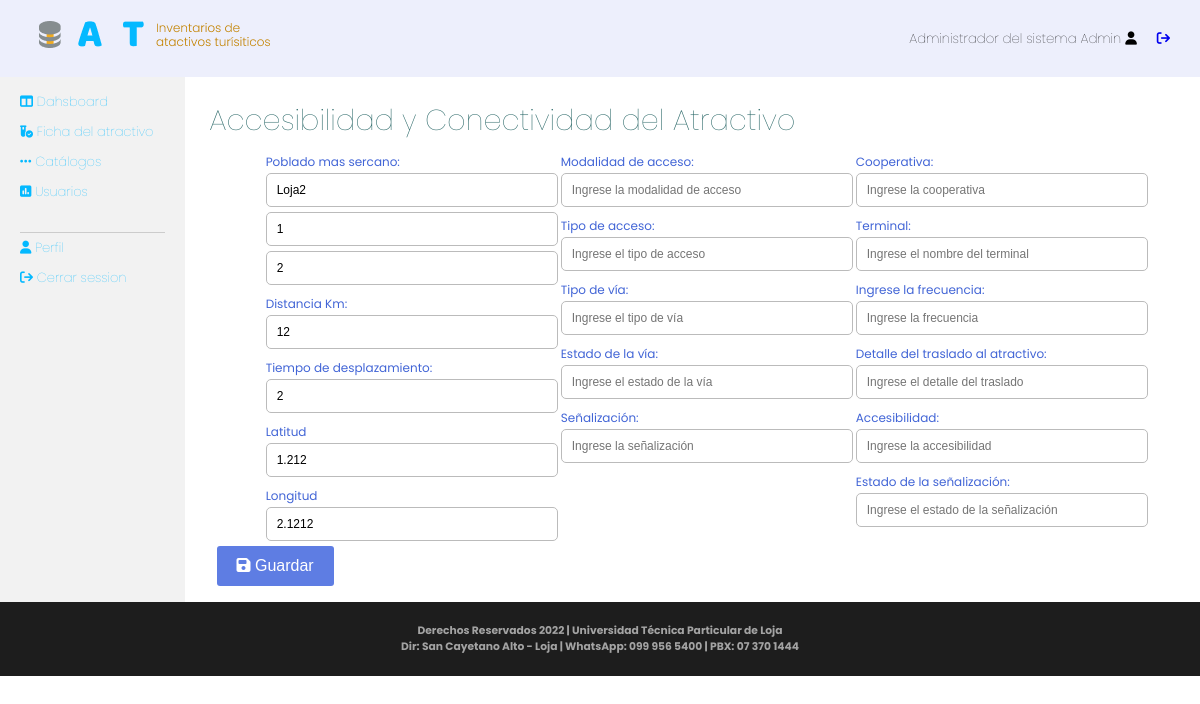
Screenshot of /administrator/views/libraryView.php?action=accessibility_detail&testId=1&idCar=2 (signed in) with the database file from the repository.
### tables this page shows
CREATE TABLE `accesibilidad` (
  `idaccesibilidad` int(11) NOT NULL,
  `poblado` varchar(45) DEFAULT NULL,
  `distancia` varchar(15) DEFAULT NULL,
  `desplazamiento` varchar(15) DEFAULT NULL,
  `latitud` varchar(45) DEFAULT NULL,
  `longitud` varchar(45) DEFAULT NULL,
  `modalidadacceso` varchar(45) DEFAULT NULL,
  `tipoacceso` varchar(45) DEFAULT NULL,
  `tipovia` varchar(150) DEFAULT NULL,
  `estadovia` varchar(45) DEFAULT NULL,
  `cooperativa` varchar(255) DEFAULT NULL,
  `terminal` varchar(255) DEFAULT NULL,
  `frecuencia` varchar(45) DEFAULT NULL,
  `detalletraslado` varchar(150) DEFAULT NULL,
  `accesibilidad` varchar(15) DEFAULT NULL,
  `senializacion` varchar(15) DEFAULT NULL,
  `estadosenial` varchar(15) DEFAULT NULL,
  `observacion` varchar(255) DEFAULT NULL
);

### administrator/controller/dataTest_controller.php (called while the page is built, shortened)
<?php
require_once "../models/dataTestModels.php";
class dataTest_controller{
    public function GetAccessibility($idCar)
    {
        $user = new DataTestModel();
        $data = $user->GetDataAccessibility($idCar);
        return $data;
    }
}
?>

### administrator/models/dataTestModels.php (called while the page is built, shortened)
<?php
    require_once "../../dll/class_mysqli.php";
class DataTestModel{
  function conectarDb(){
    $miconexion1 = new clase_mysqli;
    $miconexion1->conectar(DBHOST, DBUSER, DBPASS, DBNAME);
    return $miconexion1;
  }
  public function GetDataAccessibility($idCar) {
    $miconexion=$this->conectarDb();
    $miconexion->consulta("select * from accesibilidad where idaccesibilidad= '$idCar'");
    $resSQL=$miconexion->GetData11();
    return $resSQL;
  }
}

### dll/class_mysqli.php (called while the page is built, shortened)
<?php
class clase_mysqli{
	var $BaseDatos;
	var $Servidor;
	var $Usuario;
	var $Clave;
	var $Conexion_ID=0;
	var $Consulta_ID=0;
	function clase_mysqli($host="", $user="", $pass="", $db=""){
		$this->BaseDatos=$db;
		$this->Servidor=$host;
		$this->Usuario=$user;
		$this->Clave=$pass;
	}
	function conectar($host, $user, $pass, $db){
		if($db != "")$this->BaseDatos=$db;
		if($host != "")$this->Servidor=$host;
		if($user != "")$this->Usuario=$user;
		$this->Conexion_ID=new mysqli($this->Servidor, $this->Usuario, $this->Clave, $this->BaseDatos);
		return$this->Conexion_ID;
	}
	function consulta($sql=""){
		$this->Consulta_ID=mysqli_query($this->Conexion_ID,$sql);
		return $this->Consulta_ID;
	}
	function numcampos(){
		return mysqli_num_fields($this->Consulta_ID);
	}
    function GetData11()
	{
        if($this->numcampos() > 0)
        {
            $data[] = array();
            while( $row = mysqli_fetch_assoc($this->Consulta_ID) ){
                array_push($data, $row);
            }
        }
	    return $data;
	}
}
?>

### administrator/views/accessibility_detail.php (the view, shortened to what this page needs)
<h1>Accesibilidad y Conectividad del Atractivo</h1>
<?php
	extract($_GET);
	include("../controller/dataTest_controller.php");
	$control= new dataTest_controller();
	$lista=$control->GetAccessibility($idCar);
	if (@$_POST['idCar']==NULL) {
		$testId=$_GET['testId'];
	}else{
    	$control->UpdateAccessibility();
	}
	$car1= @$lista[1]['poblado'];
	$car2= @$lista[1]['distancia'];
	$car3= @$lista[1]['desplazamiento'];
	$car4= @$lista[1]['latitud'];
	$car5= @$lista[1]['longitud'];
	$car6= @$lista[1]['modalidadacceso'];
	$car7= @$lista[1]['tipoacceso'];
	$car8= @$lista[1]['tipovia'];
	$car9= @$lista[1]['estadovia'];
	$car10= @$lista[1]['cooperativa'];
	$car11= @$lista[1]['terminal'];
	$car12= @$lista[1]['frecuencia'];
	$car13= @$lista[1]['detalletraslado'];
	$car14= @$lista[1]['accesibilidad'];
	$car15= @$lista[1]['senializacion'];
	$car16= @$lista[1]['estadosenial'];
?>
<form method="post" action="" class="formulario">
<section class="boxCharts">
<div class="itemBox">
	<div class="grupoInput">
		<label for="poblado">Poblado mas sercano: </label>
		<input type="text" name="poblado" id="poblado" placeholder="Ingrese el poblado mas cercano" value="<?php echo $car1; ?>">
		<input type="text" name="idatractivo" id="idatractivo" value="<?php echo $testId;?>">
		<input type="text" name="idCar" id="idCar" value="<?php echo $idCar;?>">
	</div>
		<div class="grupoInput">
		<label for="distancia">Distancia Km:</label>
		<input type="text" name="distancia" id="distancia" placeholder="Ingrese la distnacia en km" value="<?php echo $car2; ?>">
	</div>
	<div class="grupoInput">
		<label for="desplazamiento">Tiempo de desplazamiento:</label>
		<input type="text" name="desplazamiento" id="desplazamiento" placeholder="Ingrese el tiempo de desplazamiento" value="<?php echo $car3; ?>">
	</div>
	<div class="grupoInput">
		<label for="latitud">Latitud</label>
		<input type="text" name="latitud" id="latitud" placeholder="Ingrese la latitud" value="<?php echo $car4; ?>">
	</div>
	<div class="grupoInput">
		<label for="longitud">Longitud</label>
		<input type="text" name="longitud" id="longitud" placeholder="Ingrese la longitud" value="<?php echo $car5; ?>">
	</div>
</div>
<div class="itemBox">
	<div class="grupoInput">
		<label for="acceso">Modalidad de acceso:</label>
		<input type="text" name="acceso" id="acceso" placeholder="Ingrese la modalidad de acceso" value="<?php echo $car6; ?>">
	</div>
	<div class="grupoInput">
		<label for="tipoacceso">Tipo de acceso:</label>
		<input type="text" name="tipoacceso" id="tipoacceso" placeholder="Ingrese el tipo de acceso" value="<?php echo $car7; ?>">
	</div>
	<div class="grupoInput">
		<label for="tipovia">Tipo de vía:</label>
		<input type="text" name="tipovia" id="tipovia" placeholder="Ingrese el tipo de vía" value="<?php echo $car8; ?>" >
	</div>
	<div class="grupoInput">
		<label for="estadovia">Estado de la vía:</label>
		<input type="text" name="estadovia" id="estadovia" placeholder="Ingrese el estado de la vía" value="<?php echo $car9; ?>" >
	</div>
	<div class="grupoInput">
		<label for="senializacion">Señalización:</label>
		<input type="text" name="senializacion" id="senializacion" placeholder="Ingrese la señalización" value="<?php echo $car15; ?>" >
	</div>
</div>
<div class="itemBox">
	<div class="grupoInput">
		<label for="cooperativa">Cooperativa:</label>
		<input type="text" name="cooperativa" id="cooperativa" placeholder="Ingrese la cooperativa" value="<?php echo $car10; ?>">
	</div>
	<div class="grupoInput">
		<label for="terminal">Terminal:</label>
		<input type="text" name="terminal" id="terminal" placeholder="Ingrese el nombre del terminal" value="<?php echo $car11; ?>">
	</div>
	<div class="grupoInput">
		<label for="frecuencia">Ingrese la frecuencia:</label>
		<input type="text" name="frecuencia" id="frecuencia" placeholder="Ingrese la frecuencia" value="<?php echo $car12; ?>">
	</div>
	<div class="grupoInput">
		<label for="detalletraslado">Detalle del traslado al atractivo:</label>
		<input type="text" name="detalletraslado" id="detalletraslado" placeholder="Ingrese el detalle del traslado" value="<?php echo $car13; ?>">
	</div>
	<div class="grupoInput">
		<label for="accesibilidad">Accesibilidad:</label>
		<input type="text" name="accesibilidad" id="accesibilidad" placeholder="Ingrese la accesibilidad" value="<?php echo $car14; ?>">
	</div>
	<div class="grupoInput">
		<label for="estadosenial">Estado de la señalización:</label>
		<input type="text" name="estadosenial" id="estadosenial" placeholder="Ingrese el estado de la señalización" value="<?php echo $car16; ?>" >
	</div>
</div>
</section>
	<div class="grupoInput">
	 <button type="submit" value="Procesar" class="btn-submit"><i class="fa-solid fa-floppy-disk"></i> Guardar</button>
	</div>
</form>

### administrator/css/estilosAdmin.css (style rules this page uses)
* { padding: 0; margin: 0; }
body { background: #fff; font-family: 'Poppins', sans-serif; }
h1 { padding: 0.2em 0.3em; font-size: 1.8em; font-weight: 100; color: #256464; }
.grupoInput { width: 95%; padding: 0em 1em; }
label { color: #4265D6; font-size: 12px; }
.formulario input, .formulario select { width: 100%; margin-bottom: 5px; height: 32px; font-size: 12px; line-height: 52px; padding-left: 10px; border: 1px solid #BBBBBB; border-radius: 5px; }
form .btn-submit { padding: 0 20px; height: 40px; line-height: 40px; border: none; color: #fff; background: #5E7DE3; border-radius: 3px; font-family: 'Montserrat', sans-serif; font-size: 16px; cursor: pointer; transition: .3s ease all; }
.boxCharts { width: 90%; margin: 0 auto; display: flex; }
.itemBox { width: 45%; }

### rows the page displays
accesibilidad: poblado "Loja2", distancia "12", desplazamiento "2", latitud "1.212", longitud "2.1212"

### other values shown
$_SESSION['username'] "Administrador del sistema Admin"
